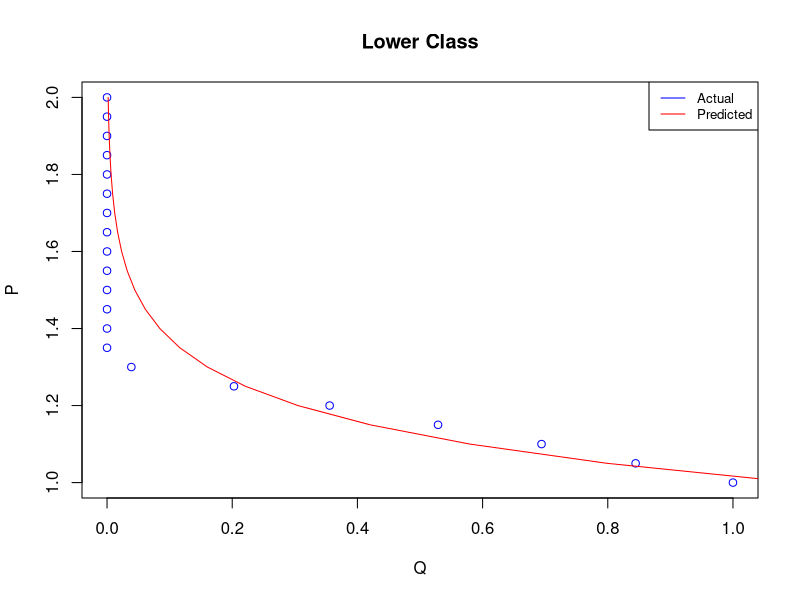
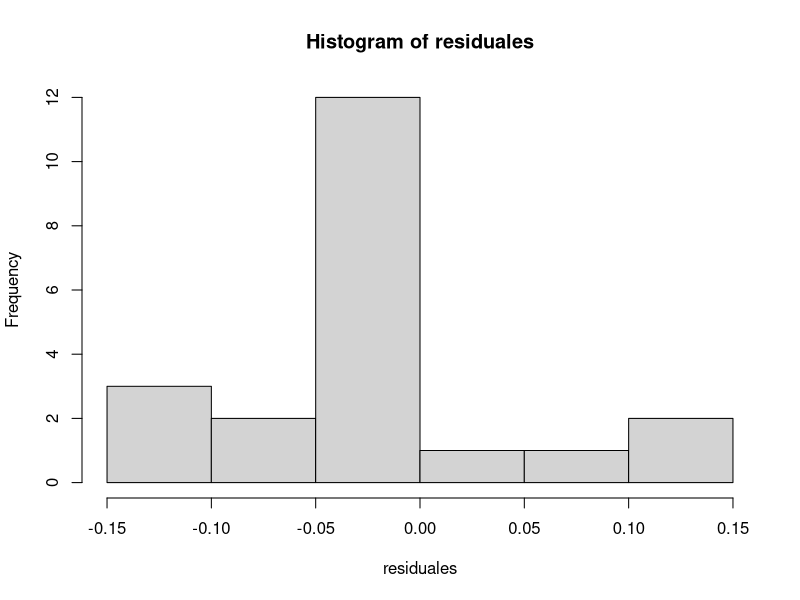
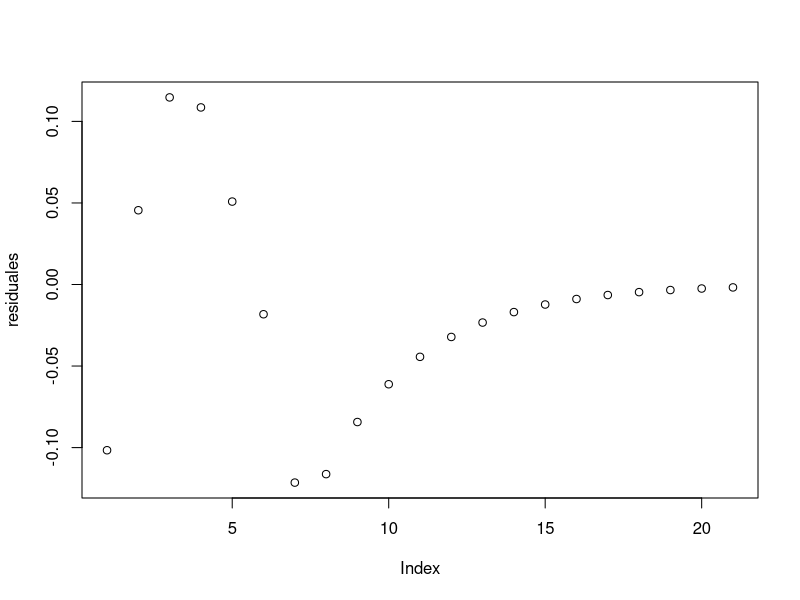
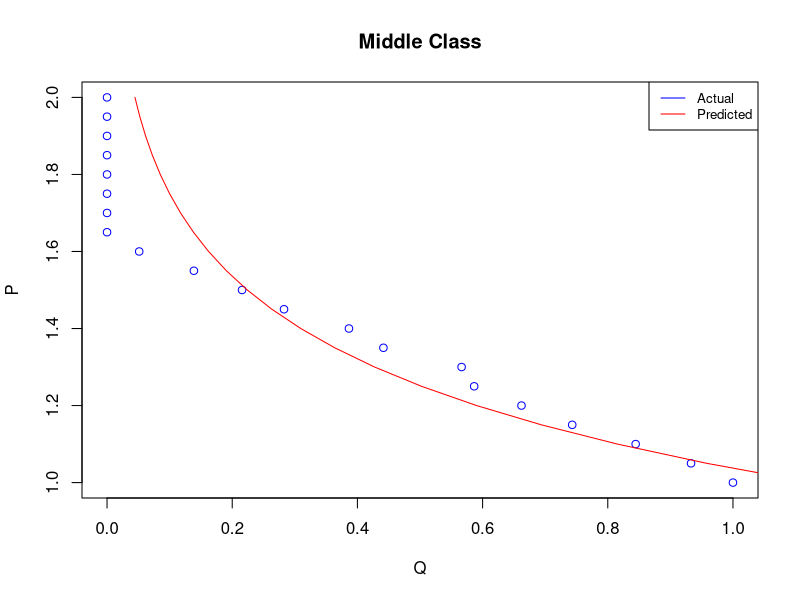
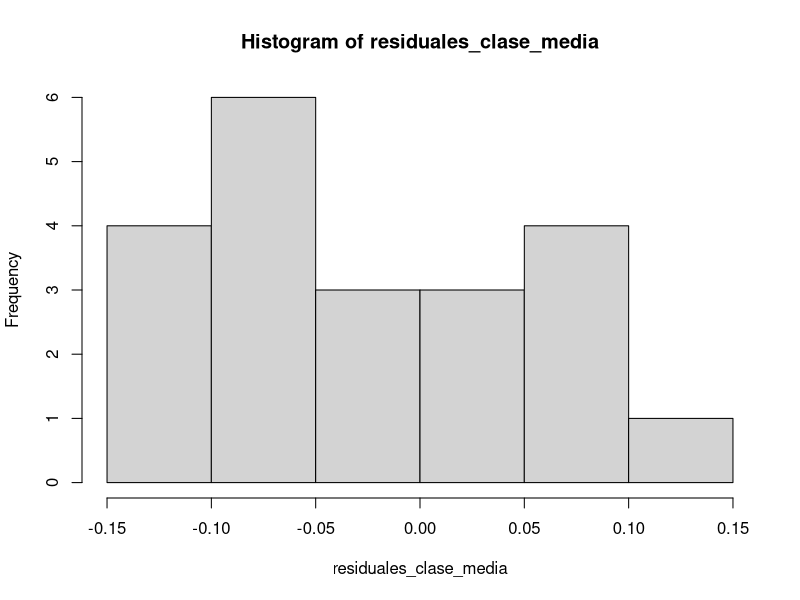
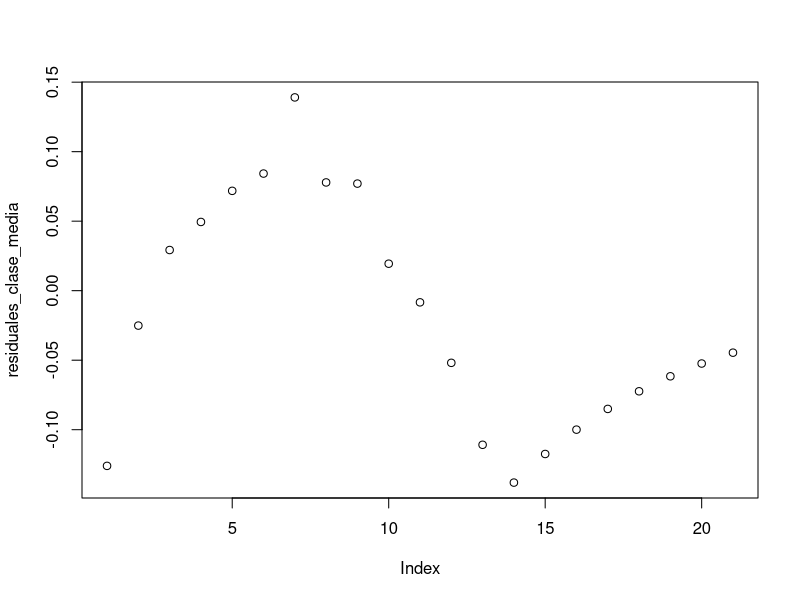
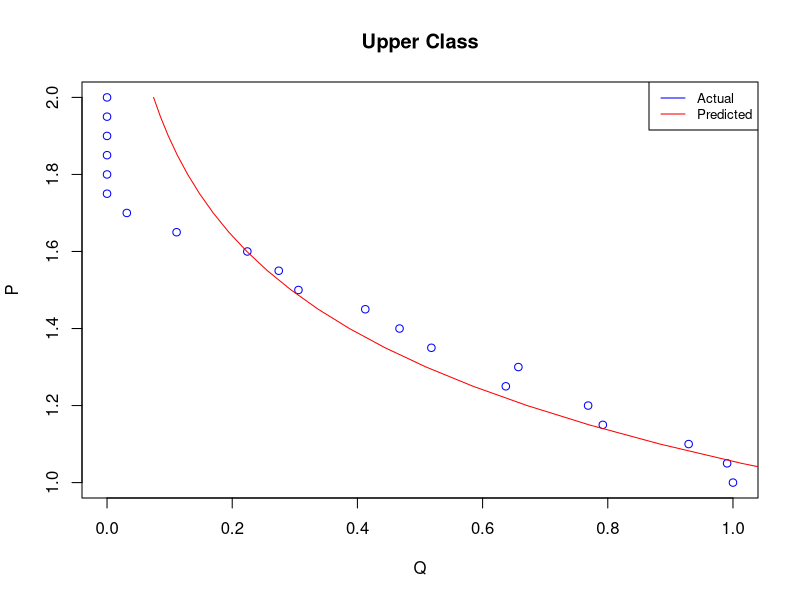
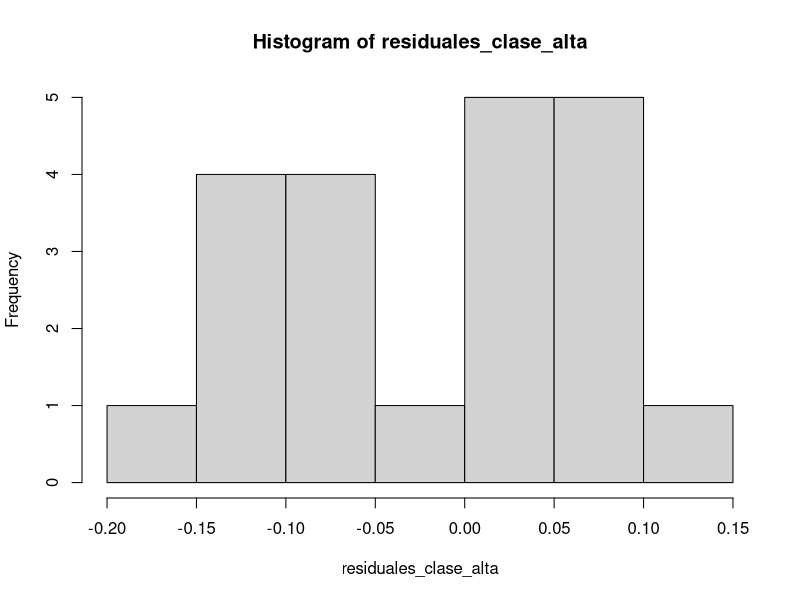

The R source for these figures, in order:
#Fijando la carpeta de trabajo
setwd("C:/Users/idpdl/Downloads")

#Cargando datos
Datos = read.csv("Libro1.csv", header = TRUE)

##Modelo No-lineal
#Primer intento modelo para clase baja
mod1_clase_baja = nls(ClaseBaja ~ a1*exp(-a2*Impuesto), Datos, 
                      start = list(a1=1, a2=0.2),
                      lower = c(0.001, 0.0001), upper = c(10, 20))

summary(mod1_clase_baja)

pred = mod1_clase_baja$m$fitted()

residuales = mod1_clase_baja$m$resid()

plot(Datos$ClaseBaja, Datos$Impuesto, col="blue", main = "Lower Class",
     xlab="Q", ylab = "P")
lines(pred, Datos$Impuesto, col = "red")
legend("topright", legend=c("Actual", "Predicted"),
       col=c("blue", "red"), lty = 1:1, cex=0.8)

#Independencia de residuales
hist(residuales)
plot(residuales)
shapiro.test(residuales)
RMSE_clase_baja = sqrt(mean((Datos$ClaseBaja - pred)^2))

##Modelo de clase media
mod1_clase_media = nls(ClaseMedia ~ a1*exp(-a2*Impuesto), Datos, start = list(a1=1,a2=1),
                        lower = c(0.0001, 0.0001), upper = c(10,20))
summary(mod1_clase_media)
pred_clase_media = mod1_clase_media$m$fitted()

residuales_clase_media = mod1_clase_media$m$resid()

plot(Datos$ClaseMedia, Datos$Impuesto, col="blue", main = "Middle Class", 
     xlab="Q", ylab = "P")
lines(pred_clase_media, Datos$Impuesto, col = "red")
legend("topright", legend=c("Actual", "Predicted"),
       col=c("blue", "red"), lty = 1:1, cex=0.8)

#Independencia de residuales
hist(residuales_clase_media)
plot(residuales_clase_media)
shapiro.test(residuales_clase_media)

RMSE_clase_media = sqrt(mean((Datos$ClaseMedia - pred_clase_media)^2))

##Clase Alta
mod1_clase_alta = nls(ClaseAlta ~ a1*exp(-a2*Impuesto), Datos, start = list(a1=1,a2=1),
                      lower = c(0.0001, 0.0001), upper = c(10,20))
summary(mod1_clase_alta)
pred_clase_alta = mod1_clase_alta$m$fitted()

residuales_clase_alta = mod1_clase_alta$m$resid()

plot(Datos$ClaseAlta, Datos$Impuesto, col="blue", main = "Upper Class", 
     xlab="Q", ylab = "P")
lines(pred_clase_alta, Datos$Impuesto, col = "red")
legend("topright", legend=c("Actual", "Predicted"),
       col=c("blue", "red"), lty = 1:1, cex=0.8)

#Independencia de residuales
hist(residuales_clase_alta)
plot(residuales_clase_alta)
shapiro.test(residuales_clase_alta)

RMSE_clase_alta = sqrt(mean((Datos$ClaseAlta - pred_clase_alta)^2))

##Proyectar datos futuros
newdata = as.data.frame(matrix(data = c(1:5),nrow = 5, ncol = 1))
colnames(newdata) <- "Impuesto"

y_pred <- predict(mod1_clase_baja, newdata)

plot(1:5,y_pred)
